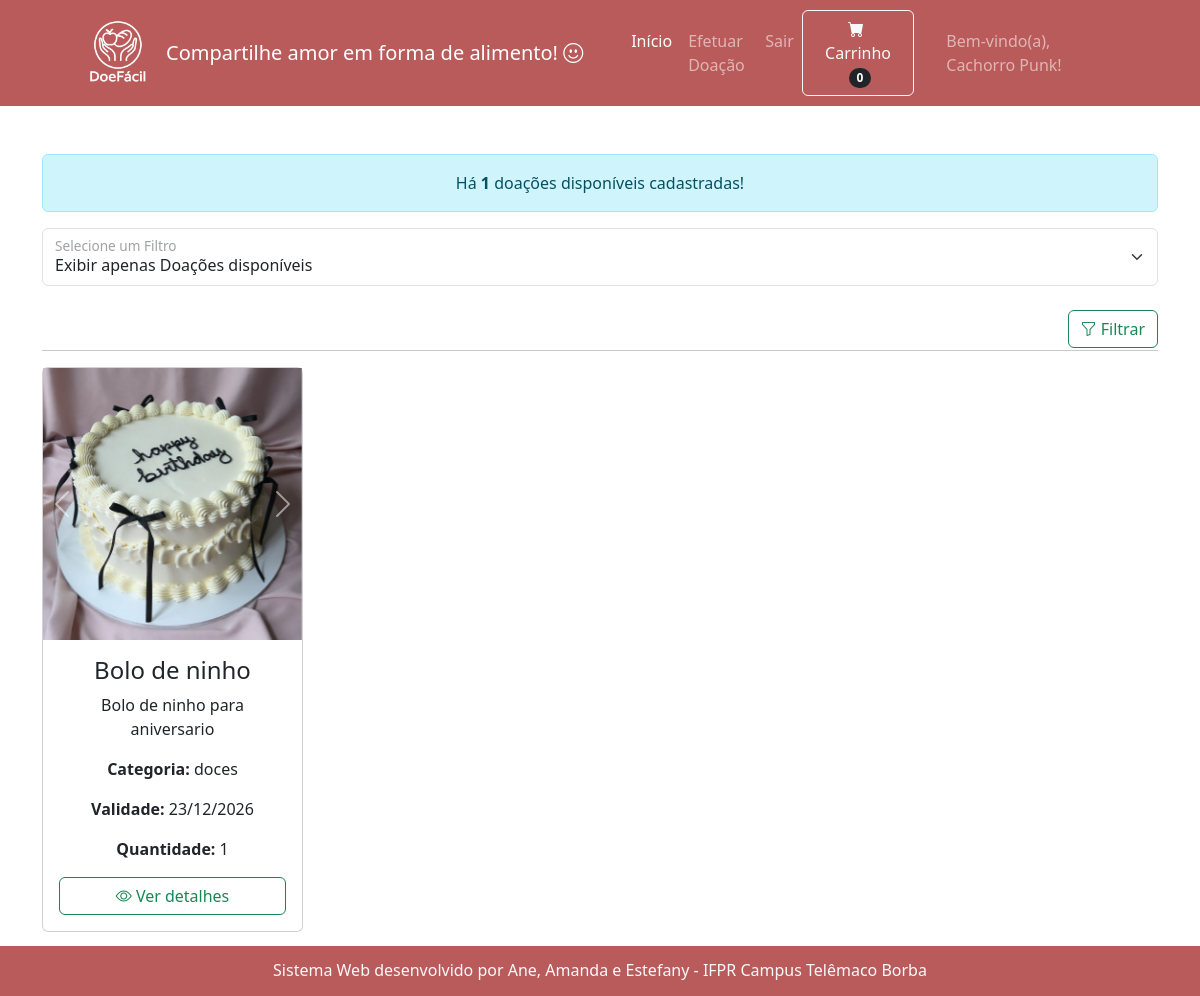
Screenshot of /index.php?filtroProduto=disponivel (signed in) with the database file from the repository.
### tables this page shows
CREATE TABLE `produtos` (
  `id_produtos` int NOT NULL,
  `url` varchar(200) NOT NULL,
  `nome` varchar(50) NOT NULL,
  `descricao` varchar(100) DEFAULT NULL,
  `categorias` varchar(20) NOT NULL,
  `data_validade` date DEFAULT NULL,
  `quantidade` int DEFAULT NULL,
  `id_doacao` int DEFAULT NULL,
  `statusProduto` varchar(15) NOT NULL
);

### index.php (the view, shortened to what this page needs)
<?php include "header.php" ?>
<div class='container mt-5 mb-5'>
    <?php
        include "conexaoBD.php";
        $listarDoacoes = "SELECT * FROM Produtos";
        if(isset($_GET['filtroProduto'])){
            $filtroProduto = $_GET['filtroProduto'];
            if($filtroProduto != 'todos'){
                $listarDoacoes .= " WHERE statusProduto LIKE '$filtroProduto' ";
            }
            switch($filtroProduto){
                case "disponivel" : $mensagemFiltro = "disponíveis";
                break;
            }
        } else {
            $filtroProduto = "todos";
            $mensagemFiltro = "no total";
        }
        $res = mysqli_query($conn, $listarDoacoes);
        $totalDoacoes = mysqli_num_rows($res);
        if($totalDoacoes > 0){
            echo "<div class='alert alert-info text-center'>Há <strong>$totalDoacoes</strong> doações $mensagemFiltro cadastradas!</div>";
        } else {
            echo "<div class='alert alert-info text-center'>Não há Doações cadastradas no sistema!</div>";
        }
        echo "
            <form name='formFiltro' action='index.php' method='GET'>
                <div class='form-floating mt-3'>
                    <select class='form-select' name='filtroProduto' required>
                        <option value='todos'"; if($filtroProduto == 'todos'){echo "selected";} echo">Exibir todas as Doações</option>
                        <option value='disponivel'"; if($filtroProduto == 'disponivel'){echo "selected";} echo">Exibir apenas Doações disponíveis</option>
                        <option value='esgotado'"; if($filtroProduto == 'esgotado'){echo "selected";} echo">Exibir apenas Doações esgotadas</option>
                    </select>
                    <label for='filtroProduto'>Selecione um Filtro</label>
                    <br>
                </div>
                <button type='submit' class='btn btn-outline-success' style='float:right'><i class='bi bi-funnel'></i> Filtrar</button>
                <br>
            </form>
        ";
    ?>
    <hr>
    <div class="row">
        <?php
            while($registro = mysqli_fetch_assoc($res)){
                $idProduto   = $registro['id_produtos'];
                $url         = $registro['url'];
                $nome        = $registro['nome'];
                $descricao   = $registro['descricao'];
                $categoria   = $registro['categorias'];
                $dataValidade = $registro['data_validade'];
                $quantidade  = $registro['quantidade'];
                $diaValidade = substr($dataValidade, 8, 2);
                $mesValidade = substr($dataValidade, 5, 2);
                $anoValidade = substr($dataValidade, 0, 4);
                $imagens = explode(",", $url);
                echo "
                    <div class='col-sm-3 mb-3'>
                        <div class='card h-100'>
                            <div id='carousel$idProduto' class='carousel slide' data-bs-ride='carousel'>
                                <div class='carousel-inner'>";
                                    $active = "active";
                                    foreach($imagens as $img){
                                        echo "
                                            <div class='carousel-item $active'>
                                                <img src='$img' class='d-block w-100' alt='Imagem da doação $nome'>
                                            </div>";
                                        $active = "";
                                    }
                                echo "</div>
                                <button class='carousel-control-prev' type='button' data-bs-target='#carousel$idProduto' data-bs-slide='prev'>
                                    <span class='carousel-control-prev-icon'></span>
                                </button>
                                <button class='carousel-control-next' type='button' data-bs-target='#carousel$idProduto' data-bs-slide='next'>
                                    <span class='carousel-control-next-icon'></span>
                                </button>
                            </div>
                            <div class='card-body text-center'>
                                <h4 class='card-title'>$nome</h4>
                                <p class='card-text'>$descricao</p>
                                <p class='card-text'><strong>Categoria:</strong> $categoria</p>
                                <p class='card-text'><strong>Validade:</strong> $diaValidade/$mesValidade/$anoValidade</p>
                                <p class='card-text'><strong>Quantidade:</strong> $quantidade</p>
                                <div class='d-grid'>
                                    <a class='btn btn-outline-success' href='visualizarProduto.php?idProduto=$idProduto'>
                                        <i class='bi bi-eye'></i> Ver detalhes
                                    </a>
                                </div>
                            </div>
                        </div>
                    </div>
                ";
            }
        ?>
    </div>
</div>
<?php include "footer.php" ?>

### rows the page displays
produtos: url (picture), nome "Bolo de ninho", descricao "Bolo de ninho para aniversario", categorias "doces", data_validade "23", data_validade "12", data_validade "2026", quantidade "1"

### other values shown
$nomeUsuario "Cachorro Punk"
$totalDoacoes "1"
$mensagemFiltro "disponíveis"
